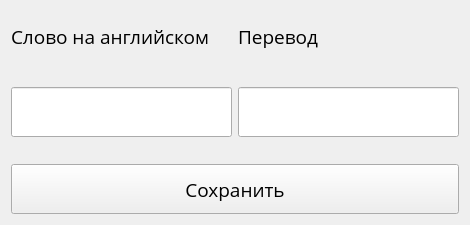
<?xml version="1.0" encoding="UTF-8"?>
<ui version="4.0">
 <class>widget</class>
 <widget class="QWidget" name="widget">
  <property name="geometry">
   <rect>
    <x>0</x>
    <y>0</y>
    <width>470</width>
    <height>225</height>
   </rect>
  </property>
  <property name="windowTitle">
   <string>Form</string>
  </property>
  <layout class="QVBoxLayout" name="verticalLayout_2">
   <item>
    <layout class="QVBoxLayout" name="verticalLayout">
     <item>
      <layout class="QHBoxLayout" name="horizontalLayout">
       <item>
        <layout class="QVBoxLayout" name="verticalLayout_3">
         <item>
          <widget class="QLabel" name="label_2">
           <property name="minimumSize">
            <size>
             <width>100</width>
             <height>50</height>
            </size>
           </property>
           <property name="font">
            <font>
             <family>Open Sans</family>
             <pointsize>14</pointsize>
            </font>
           </property>
           <property name="text">
            <string>Слово на английском</string>
           </property>
          </widget>
         </item>
         <item>
          <spacer name="verticalSpacer">
           <property name="orientation">
            <enum>Qt::Vertical</enum>
           </property>
           <property name="sizeHint" stdset="0">
            <size>
             <width>20</width>
             <height>40</height>
            </size>
           </property>
          </spacer>
         </item>
         <item>
          <widget class="QLineEdit" name="lineEdit_2">
           <property name="minimumSize">
            <size>
             <width>0</width>
             <height>50</height>
            </size>
           </property>
          </widget>
         </item>
         <item>
          <spacer name="verticalSpacer_2">
           <property name="orientation">
            <enum>Qt::Vertical</enum>
           </property>
           <property name="sizeHint" stdset="0">
            <size>
             <width>20</width>
             <height>40</height>
            </size>
           </property>
          </spacer>
         </item>
        </layout>
       </item>
       <item>
        <layout class="QVBoxLayout" name="verticalLayout_4">
         <item>
          <widget class="QLabel" name="label">
           <property name="minimumSize">
            <size>
             <width>100</width>
             <height>50</height>
            </size>
           </property>
           <property name="font">
            <font>
             <family>Open Sans</family>
             <pointsize>14</pointsize>
            </font>
           </property>
           <property name="text">
            <string>Перевод</string>
           </property>
          </widget>
         </item>
         <item>
          <spacer name="verticalSpacer_3">
           <property name="orientation">
            <enum>Qt::Vertical</enum>
           </property>
           <property name="sizeHint" stdset="0">
            <size>
             <width>20</width>
             <height>40</height>
            </size>
           </property>
          </spacer>
         </item>
         <item>
          <widget class="QLineEdit" name="lineEdit">
           <property name="minimumSize">
            <size>
             <width>0</width>
             <height>50</height>
            </size>
           </property>
          </widget>
         </item>
         <item>
          <spacer name="verticalSpacer_4">
           <property name="orientation">
            <enum>Qt::Vertical</enum>
           </property>
           <property name="sizeHint" stdset="0">
            <size>
             <width>20</width>
             <height>40</height>
            </size>
           </property>
          </spacer>
         </item>
        </layout>
       </item>
      </layout>
     </item>
     <item>
      <widget class="QPushButton" name="save_button">
       <property name="minimumSize">
        <size>
         <width>0</width>
         <height>50</height>
        </size>
       </property>
       <property name="font">
        <font>
         <family>Open Sans</family>
         <pointsize>14</pointsize>
        </font>
       </property>
       <property name="text">
        <string>Сохранить</string>
       </property>
      </widget>
     </item>
    </layout>
   </item>
  </layout>
 </widget>
 <resources/>
 <connections/>
</ui>
